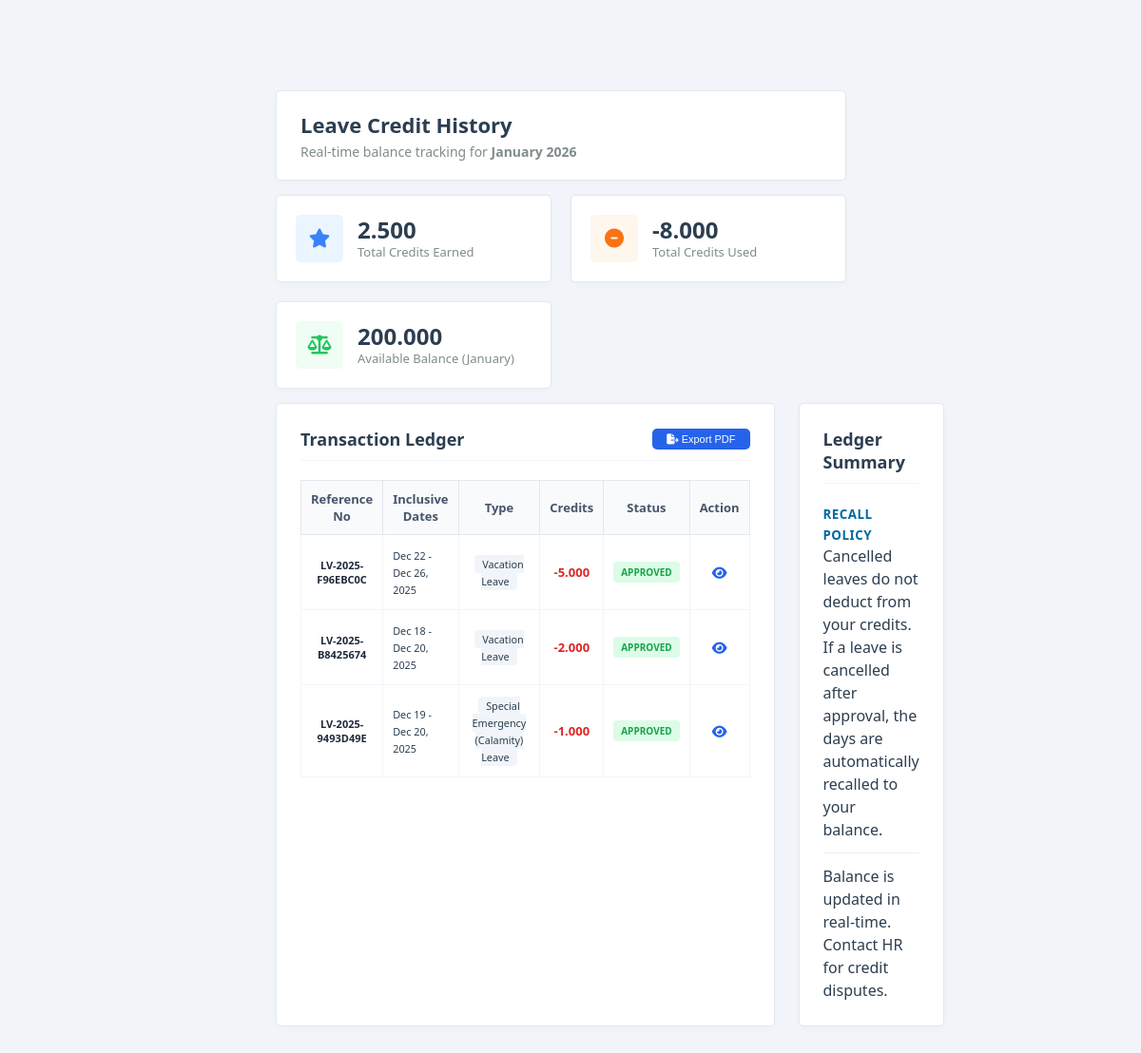
The page /accounts/regular/leave-history.php (signed in) on the database as committed earlier.
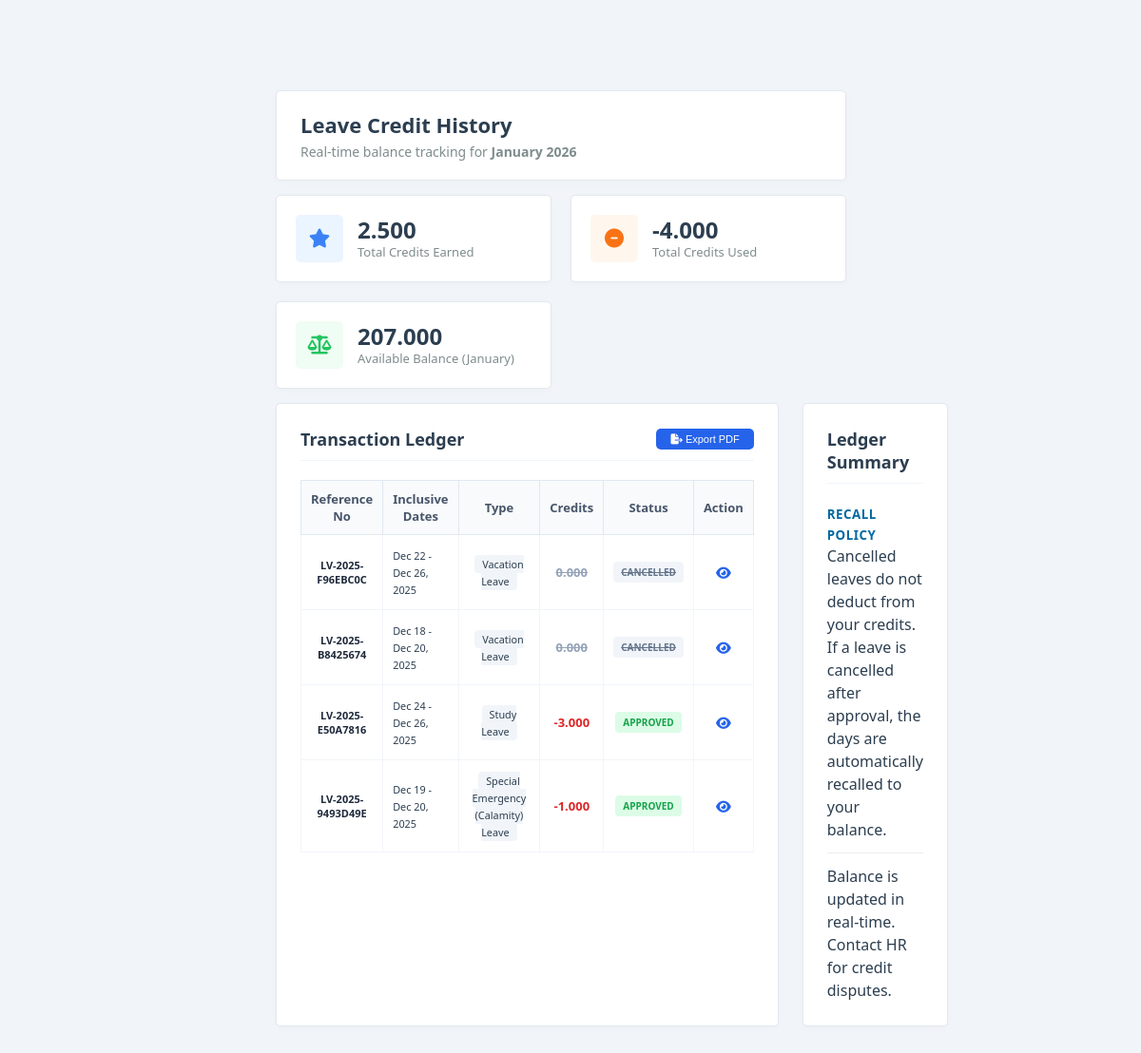
The same page on the database as committed later.
### tables this page shows
CREATE TABLE `leave_application` (
  `application_id` int(11) NOT NULL,
  `reference_no` varchar(100) NOT NULL COMMENT 'Format: LV-YYYY-LASTNAME-INITIALS-GENDER-ID',
  `employee_id` int(11) NOT NULL COMMENT 'Refers to employee.employee_id',
  `leave_type_id` int(11) NOT NULL,
  `other_leave_description` varchar(255) DEFAULT NULL,
  `leave_detail_id` int(11) DEFAULT NULL,
  `details_description` varchar(255) DEFAULT NULL,
  `date_filing` date NOT NULL,
  `start_date` date NOT NULL,
  `end_date` date NOT NULL,
  `working_days` decimal(5,3) DEFAULT 0.000,
  `commutation` enum('Requested','Not Requested') DEFAULT 'Not Requested',
  `applicant_signature` varchar(255) DEFAULT NULL COMMENT 'Path to the employee signature image',
  `applicant_sign_date` datetime DEFAULT NULL COMMENT 'Timestamp when the employee submitted',
  `status` enum('Pending','HR Staff Reviewed','Officer Recommended','Approved','Rejected','Cancelled','Cancellation Pending') DEFAULT 'Pending',
  `hr_staff_id` int(11) DEFAULT NULL,
  `hr_staff_reviewed_at` datetime DEFAULT NULL,
  `authorized_officer_id` int(11) DEFAULT NULL,
  `authorized_officer_name` varchar(150) DEFAULT NULL,
  `authorized_officer_position` varchar(150) DEFAULT NULL,
  `authorized_officer_signature` varchar(255) DEFAULT NULL,
  `authorized_officer_sign_date` datetime DEFAULT NULL,
  `authorized_official_id` int(11) DEFAULT NULL,
  `authorized_official_name` varchar(150) DEFAULT NULL,
  `authorized_official_position` varchar(150) DEFAULT NULL,
  `authorized_official_signature` varchar(255) DEFAULT NULL,
  `authorized_official_sign_date` datetime DEFAULT NULL,
  `rejection_reason` text DEFAULT NULL,
  `cancel_reason` text DEFAULT NULL,
  `cancel_proof_path` varchar(255) DEFAULT NULL,
  `cancellation_requested_at` datetime DEFAULT NULL,
  `cancel_hr_validated_by` int(11) DEFAULT NULL,
  `rejected_by` int(11) DEFAULT NULL,
  `created_at` timestamp NOT NULL DEFAULT current_timestamp(),
  `updated_at` timestamp NOT NULL DEFAULT current_timestamp() ON UPDATE current_timestamp()
);

CREATE TABLE `leave_types` (
  `leave_types_id` int(11) NOT NULL,
  `name` varchar(150) NOT NULL,
  `description` text DEFAULT NULL COMMENT 'Legal Basis (RA / CSC MC Numbers)',
  `status` tinyint(1) DEFAULT 1,
  `created_at` timestamp NOT NULL DEFAULT current_timestamp()
);

### accounts/regular/leave-history.php (the view, shortened to what the changed rows need)
<?php
require_once '../../config/config.php';
$employee_id = $_SESSION['employee_id'];
$currentMonthName = date('F');
$total_used_lifetime = 0.000;
$current_balance = 0.000;
$history = [];
try {
    $stmtUsed = $pdo->prepare("
        SELECT SUM(working_days) as total_used
        FROM leave_application
        WHERE employee_id = ?
        AND (status = 'Approved' OR status = 'Cancellation Pending')
    ");
    $stmtUsed->execute([$employee_id]);
    $usedData = $stmtUsed->fetch(PDO::FETCH_ASSOC);
    $total_used_lifetime = $usedData['total_used'] ?? 0.000;
    $stmtBal = $pdo->prepare("
        SELECT (vacation_leave + sick_leave) as month_bal
        FROM leave_balance
        WHERE employee_id = ?
        AND (DATE_FORMAT(month_year, '%Y-%m') = DATE_FORMAT(NOW(), '%Y-%m') OR is_latest = 1)
        ORDER BY month_year DESC
        LIMIT 1
    ");
    $stmtBal->execute([$employee_id]);
    $balData = $stmtBal->fetch(PDO::FETCH_ASSOC);
    $current_balance = $balData['month_bal'] ?? 0.000;
    $stmtHistory = $pdo->prepare("
        SELECT
            la.reference_no, la.date_filing, la.start_date, la.end_date, la.working_days, la.status,
            lt.name as leave_type_name
        FROM leave_application la
        INNER JOIN leave_types lt ON la.leave_type_id = lt.leave_types_id
        WHERE la.employee_id = ?
        AND la.status IN ('Approved', 'Cancellation Pending', 'Cancelled')
        ORDER BY la.date_filing DESC
    ");
    $stmtHistory->execute([$employee_id]);
    $history = $stmtHistory->fetchAll(PDO::FETCH_ASSOC);
} catch (PDOException $e) {
    error_log("Database Error: " . $e->getMessage());
}
?>
<!DOCTYPE html>
<html lang="en">
<head>
    <link rel="stylesheet" href="/HRIS/assets/css/style.css">
    <link rel="stylesheet" href="/HRIS/assets/css/ledger-table.css">
    <link rel="stylesheet" href="https://cdn.jsdelivr.net/npm/bootstrap-icons@1.11.3/font/bootstrap-icons.min.css">
    <link rel="stylesheet" href="https://cdnjs.cloudflare.com/ajax/libs/font-awesome/6.5.1/css/all.min.css">
</head>
<body>
    <div class="wrapper">
        <main class="main-content" id="main-content">
            <div class="dashboard-wrapper">
                <div class="welcome-header">
                    <div class="welcome-text">
                        <h1>Leave Credit History</h1>
                    </div>
                </div>
                <div class="stats-grid">
                    <div class="stat-card">
                        <div class="stat-info">
                            <h3>-<?= number_format($total_used_lifetime, 3) ?></h3>
                            <p>Total Credits Used</p>
                        </div>
                    </div>
                    <div class="stat-card">
                        <div class="stat-info">
                            <h3><?= number_format($current_balance, 3) ?></h3>
                            <p>Available Balance (<?= $currentMonthName ?>)</p>
                        </div>
                    </div>
                </div>
                <div class="main-dashboard-grid">
                    <div class="feed-container">
                        <div class="content-card">
                            <div class="card-header d-flex justify-content-between align-items-center">
                                <h2>Transaction Ledger</h2>
                            </div>
                            <div class="table-responsive">
                                <table class="ledger-table">
                                    <thead>
                                        <tr>
                                            <th>Reference No</th>
                                            <th>Inclusive Dates</th>
                                            <th class="text-center">Type</th>
                                            <th class="text-center">Credits</th>
                                            <th class="text-center">Status</th>
                                            <th class="text-center">Action</th>
                                        </tr>
                                    </thead>
                                    <tbody>
                                        <?php if(!empty($history)): ?>
                                            <?php foreach($history as $row):
                                                $s = strtoupper($row['status']);
                                                $isVoid = ($s === 'CANCELLED');
                                                $isPending = ($s === 'CANCELLATION PENDING');
                                            ?>
                                            <tr>
                                                <td style="font-size: 11px; font-weight: 600; color: #1e293b;">
                                                    <?= htmlspecialchars($row['reference_no']) ?>
                                                </td>
                                                <td>
                                                    <small><?= date('M d', strtotime($row['start_date'])) ?> - <?= date('M d, Y', strtotime($row['end_date'])) ?></small>
                                                </td>
                                                <td class="text-center">
                                                    <small class="badge" style="background: #f1f5f9; padding: 2px 8px; border-radius: 4px;"><?= htmlspecialchars($row['leave_type_name']) ?></small>
                                                </td>
                                                <td class="text-center used-count <?= $isVoid ? 'used-cancelled' : 'used-active' ?>">
                                                    <?= $isVoid ? '0.000' : '-' . number_format($row['working_days'], 3) ?>
                                                </td>
                                                <td class="text-center">
                                                    <?php if($isVoid): ?>
                                                        <span class="status-badge status-cancelled">CANCELLED</span>
                                                    <?php elseif($isPending): ?>
                                                        <span class="status-badge status-pending-cancel">PENDING CANCELLATION</span>
                                                    <?php else: ?>
                                                        <span class="status-badge status-approved">APPROVED</span>
                                                    <?php endif; ?>
                                                </td>
                                                <td class="text-center">
                                                    <a href="view_details.php?ref=<?= $row['reference_no'] ?>" style="color: #2563eb; font-size: 14px;">
                                                        <i class="fa-solid fa-eye"></i>
                                                    </a>
                                                </td>
                                            </tr>
                                            <?php endforeach; ?>
                                        <?php else: ?>
                                            <tr><td colspan="6" class="text-center" style="padding: 40px; color: #94a3b8;">No records found.</td></tr>
                                        <?php endif; ?>
                                    </tbody>
                                </table>
                            </div>
                        </div>
                    </div>
                    <div class="side-info-container">
                        <div class="content-card shadow-sm">
                            <div class="card-header">
                                <h2>Ledger Summary</h2>
                            </div>
                        </div>
                    </div>
                </div>
            </div>
        </main>
    </div>
</body>
</html>

Rows that differ between the two databases and show on the page:
changed leave_application "LV-2025-F96EBC0C": working_days "5.000" → (not shown); status "- APPROVED" → "0.000 CANCELLED"
changed leave_application "LV-2025-B8425674": working_days "2.000" → (not shown); status "- APPROVED" → "0.000 CANCELLED"
now on this page (row edited): leave_application: reference_no "LV-2025-E50A7816", start_date "Dec 24", end_date "Dec 26, 2025", leave_type.name "Study Leave", working_days "3.000", status "APPROVED"
Other text that changed with them:
$total_used_lifetime: "8.000" → "4.000"
$current_balance: "200.000" → "207.000"
